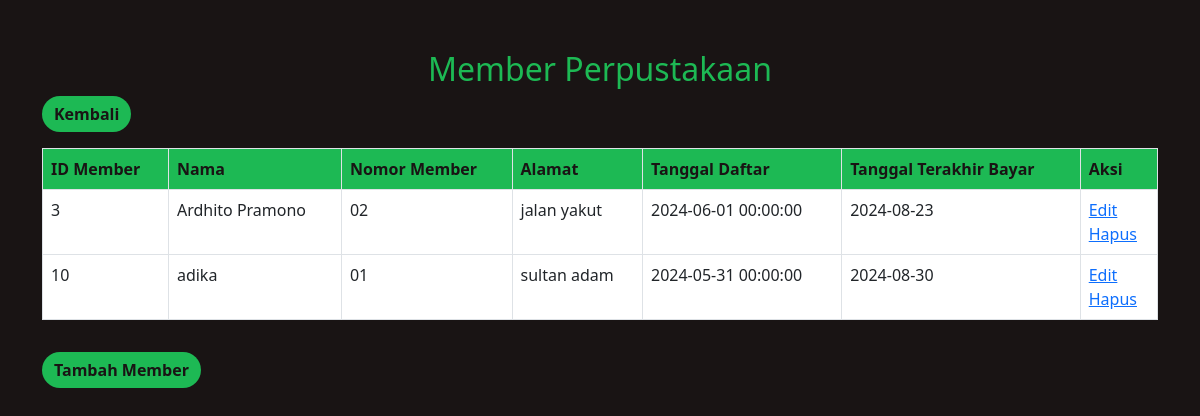
The page /member.php on the database its author committed.
### tables this page shows
CREATE TABLE `member` (
  `id_member` int(11) NOT NULL,
  `nama_member` varchar(250) NOT NULL,
  `nomor_member` varchar(15) NOT NULL,
  `alamat` text NOT NULL,
  `tgl_mendaftar` datetime NOT NULL,
  `tgl_terakhir_bayar` date NOT NULL
);

### model.php (the view, shortened to what this page needs)
<?php
    require('Koneksi.php');
    function tampilMember() {
        global $kon;
        $member = mysqli_query($kon, "SELECT * FROM member");
        foreach ($member as $mb) {
            echo "<tr>";
            echo "<td>". $mb['id_member'] . "</td>";
            echo "<td>". $mb['nama_member'] . "</td>";
            echo "<td>". $mb['nomor_member'] . "</td>";
            echo "<td>". $mb['alamat'] . "</td>";
            echo "<td>". $mb['tgl_mendaftar'] . "</td>";
            echo "<td>". $mb['tgl_terakhir_bayar'] . "</td>";
            echo "<td>". "<a href = 'formMember.php?id_member=" . $mb['id_member'] . "'> Edit </a> <br>";
            echo "<a href = 'member.php?id_member=" . $mb['id_member'] . "' onclick=\"return confirm('Yakin untuk menghapus?')\"> Hapus </a> </td>";
            echo "</tr>";
        }
    }
?>

### member.php (shortened to what this page needs)
<?php
    require('model.php');
?>
<!DOCTYPE html>
<html lang="en">
<head>
    <link href="https://cdn.jsdelivr.net/npm/bootstrap@5.3.0/dist/css/bootstrap.min.css" rel="stylesheet">
</head>
<body>
    <div class="container">
        <h2 class="text-center">Member Perpustakaan</h2>
        <a href="index.php" class="btn btn-primary mb-3">Kembali</a>
        <table class="table table-bordered">
            <thead>
                <tr>
                    <th>ID Member</th>
                    <th>Nama</th>
                    <th>Nomor Member</th>
                    <th>Alamat</th>
                    <th>Tanggal Daftar</th>
                    <th>Tanggal Terakhir Bayar</th>
                    <th>Aksi</th>
                </tr>
            </thead>
            <tbody>
                <?php tampilMember(); ?>
            </tbody>
        </table>
        <a href="formMember.php" class="btn btn-primary mt-3">Tambah Member</a>
    </div>
</body>
</html>

### member.php (style rules this page uses)
body { background-color: #191414; color: #FFFFFF; }
.container { margin-top: 50px; }
h2 { color: #1DB954; }
.btn-primary, .btn-edit, .btn-delete { background-color: #1DB954; color: #191414; border: none; border-radius: 25px; font-weight: bold; }
.table { background-color: #191414; color: #FFFFFF; }
.table th { background-color: #1DB954; color: #191414; }
.table tbody tr { background-color: #282828; }

### rows shown on the page
member: id_member "3", nama_member "Ardhito Pramono", nomor_member "02", alamat "jalan yakut", tgl_mendaftar "2024-06-01 00:00:00", tgl_terakhir_bayar "2024-08-23"
member: id_member "10", nama_member "adika", nomor_member "01", alamat "sultan adam", tgl_mendaftar "2024-05-31 00:00:00", tgl_terakhir_bayar "2024-08-30"
